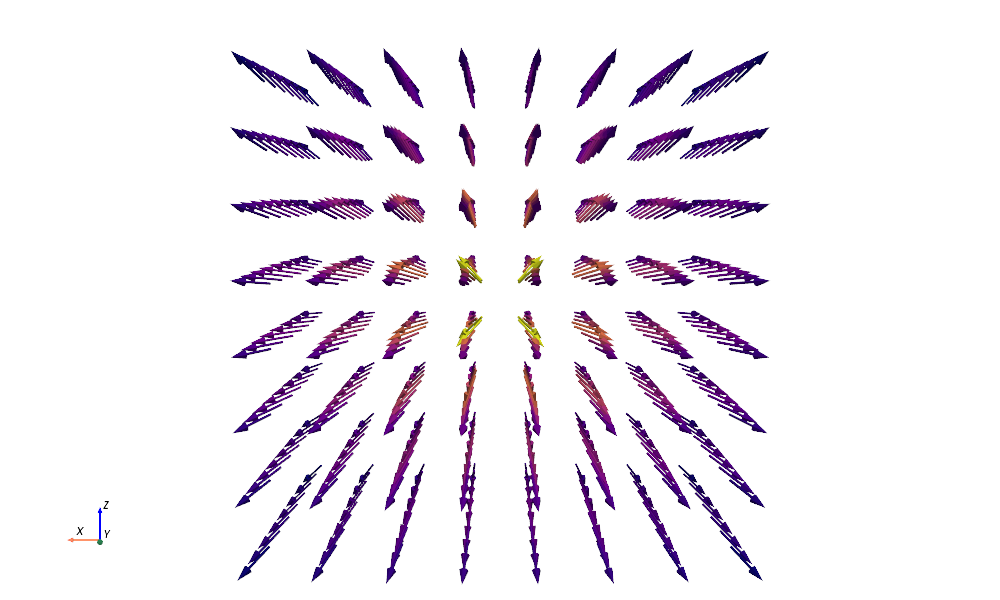

Source code (Python):
import numpy as np
import pyvista as pv

# --- Konstante ---
g = 1  # magnetische Monopolladung
epsilon = 1e-6  # zur Singularitätsvermeidung

# --- Gitter: 3D Volumen ---
x = np.linspace(-1, 1, 8)
y = np.linspace(-1, 1, 8)
z = np.linspace(-1, 1, 8)
X, Y, Z = np.meshgrid(x, y, z, indexing="ij")

# --- Radius ---
R = np.sqrt(X**2 + Y**2 + Z**2)
R[R < epsilon] = epsilon  # Singularität vermeiden

# --- Monopolares Magnetfeld ---
factor = g / (4 * np.pi)
Bx = factor * X / R**3
By = factor * Y / R**3
Bz = factor * Z / R**3

# --- Punkte & Vektoren ---
points = np.vstack((X.ravel(), Y.ravel(), Z.ravel())).T
vectors = np.vstack((Bx.ravel(), By.ravel(), Bz.ravel())).T

# --- Richtung & Betrag ---
magnitudes = np.linalg.norm(vectors, axis=1)
directions = vectors / (magnitudes[:, np.newaxis] + epsilon)

# --- PolyData ---
pdata = pv.PolyData(points)
pdata["B"] = directions
pdata["magnitude"] = np.log10(magnitudes + epsilon)

# --- Glyphs ---
glyph_scale = 0.2
pdata.points -= 0.5 * directions * glyph_scale
glyphs = pdata.glyph(orient="B", scale=False, factor=glyph_scale)

# --- Plotter ---
plotter = pv.Plotter(window_size=(1000, 600))
plotter.set_background("white")
plotter.renderer.SetBackgroundAlpha(0)

plotter.add_mesh(glyphs, scalars="magnitude", cmap="plasma", show_scalar_bar=False)

# --- Kamera ---
plotter.view_vector([0, 7, .5], viewup=[0, 0, 1])
plotter.camera.zoom(1.4)
plotter.show_axes()

# --- Interaktiv + Kamera ausgeben ---
plotter.show(auto_close=False, interactive=False)

cpos = plotter.camera_position
print("View vector (camera position):", np.array(cpos[0]))
print("Focal point (looks at):       ", np.array(cpos[1]))
print("View up vector:               ", np.array(cpos[2]))

plotter.screenshot("dirac_B.png", transparent_background=True)
plotter.close()
